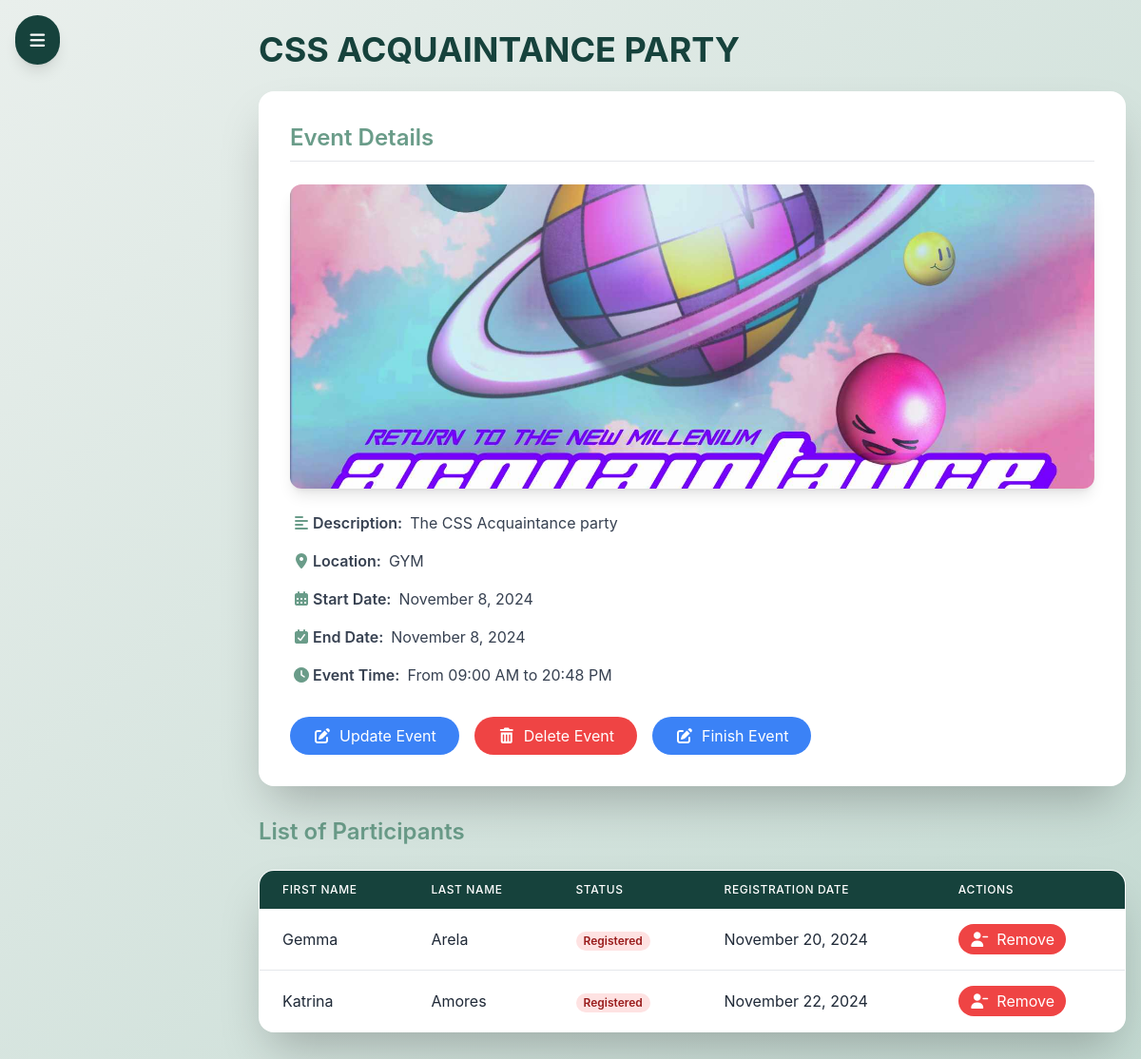
Page /event/1/edit/ (signed in) on the earlier database version.
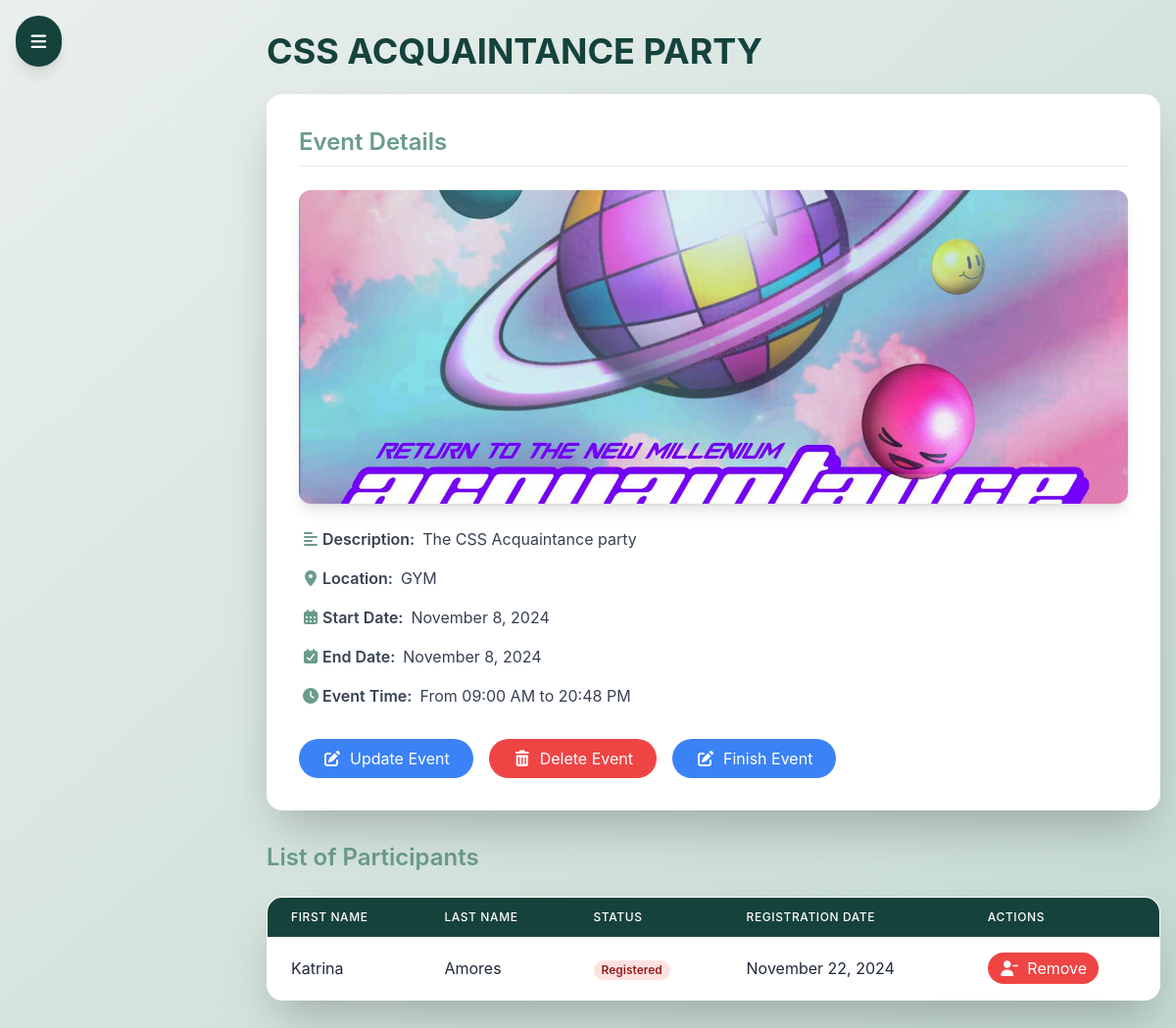
Same page on the later database version.
### event/models.py (models this page shows, shortened)
class Event(models.Model):
    title = models.CharField(max_length=50)
    description = models.CharField(max_length=300)
    location = models.CharField(max_length=100)
    start_date = models.DateField()
    end_date = models.DateField()
    start_time = models.TimeField()
    end_time = models.TimeField()
    organizer = models.ForeignKey(settings.AUTH_USER_MODEL, on_delete=models.CASCADE, related_name="organized_events")
    image = models.ImageField(upload_to='event_images/', blank=True, null=True)
    STATUS_CHOICES = [
        ('active', 'Active'),
        ('finished', 'Finished'),
    ]
    status = models.CharField(
        max_length=8,  # 'active' and 'finished' both have 7 characters max
        choices=STATUS_CHOICES,
        default='active',  # Default to 'active'
        null=True,
        blank=True  # Make it optional, so the field can be empty
    )

### registration/models.py (models this page shows, shortened)
class Registration(models.Model):
    registration_date = models.DateTimeField(auto_now_add=True)
    status = models.CharField(max_length=20, default="Registered")
    event = models.ForeignKey("event.Event", on_delete=models.CASCADE)
    participant = models.ForeignKey(settings.AUTH_USER_MODEL, on_delete=models.CASCADE)

### users/models.py (models this page shows, shortened)
class CustomUser(AbstractUser):
    middle_initial = models.CharField(max_length=1, blank=True)
    contact_number = models.CharField(max_length=15, blank=True)
    profile_picture = models.ImageField(upload_to='profile_pictures/', blank=True, null=True)

### event/views.py (the view)
# urls.py: path('<int:event_id>/edit/', views.edit_event, name='edit_event'),
@login_required
def edit_event(request, event_id):
    event = get_object_or_404(Event, id=event_id)
    if event.organizer != request.user:
        return JsonResponse({"success": False, "error": "You are not allowed to edit this event."}, status=403)
    if request.method == "POST":
        form = EventForm(request.POST, request.FILES, instance=event)
        if form.is_valid():
            form.save()
            return JsonResponse({"success": True})  # Return JSON response on success
        else:
            print("Form errors:", form.errors)
            return JsonResponse({"success": False, "errors": form.errors}, status=400)
    else:
        form = EventForm(instance=event)
        participants = Registration.objects.filter(event=event)
        return render(request, "event/edit_event.html", {
            "event": event,
            "form": form,
            "participants": participants
        })

### event/templates/event/edit_event.html (shortened to what this page needs)
<!DOCTYPE html>
<html lang="en">
<head>
    {% load static %}
    <script src="https://cdn.tailwindcss.com"></script>
    <link href="https://cdn.jsdelivr.net/npm/daisyui@latest/dist/full.css" rel="stylesheet">
    <link href="https://cdn.jsdelivr.net/npm/@fortawesome/fontawesome-free/css/all.min.css" rel="stylesheet">
</head>
<body class="bg-gradient-to-br from-[var(--color-background)] to-[var(--color-accent)] min-h-screen">
    <button id="menuButton" class="fixed top-4 left-4 z-50 bg-[var(--color-primary)] text-white p-3 rounded-full shadow-lg hover:bg-[var(--color-secondary)] transition-all duration-300 transform hover:scale-110">
        <i class="fas fa-bars text-lg"></i>
    </button>
    <div class="flex justify-center min-h-screen">
        <div class="container px-4 py-8 ml-0 md:ml-64">
            <h2 class="text-4xl font-bold mb-6 text-[var(--color-primary)]">{{ event.title }}</h2>
            <div class="bg-white p-8 rounded-2xl shadow-2xl mb-8 glassmorphism">
                <h3 class="text-2xl font-semibold mb-6 text-[var(--color-secondary)] border-b pb-2">Event Details</h3>
                {% if event.image %}
                    <img src="{{ event.image.url }}" alt="Event Image" class="w-full h-80 object-cover rounded-xl mb-6 shadow-lg">
                {% endif %}
                <div class="text-gray-700 space-y-4">
                    <p class="flex items-center"><i class="fas fa-align-left w-6 text-[var(--color-secondary)]"></i> <span class="font-semibold mr-2">Description:</span> {{ event.description }}</p>
                    <p class="flex items-center"><i class="fas fa-map-marker-alt w-6 text-[var(--color-secondary)]"></i> <span class="font-semibold mr-2">Location:</span> {{ event.location }}</p>
                    <p class="flex items-center"><i class="fas fa-calendar-alt w-6 text-[var(--color-secondary)]"></i> <span class="font-semibold mr-2">Start Date:</span> {{ event.start_date|date:"F j, Y" }}</p>
                    <p class="flex items-center"><i class="fas fa-calendar-check w-6 text-[var(--color-secondary)]"></i> <span class="font-semibold mr-2">End Date:</span> {{ event.end_date|date:"F j, Y" }}</p>
                    <p class="flex items-center"><i class="fas fa-clock w-6 text-[var(--color-secondary)]"></i> <span class="font-semibold mr-2">Event Time:</span> From {{ event.start_time|time:"H:i A" }} to {{ event.end_time|time:"H:i A" }}</p>
                </div>
                <div class="flex mt-8 space-x-4">
                    <button onclick="openUpdateModal()" class="bg-blue-500 text-white px-6 py-2 rounded-full hover:bg-blue-600 transition-all duration-300 transform hover:scale-105 flex items-center">
                        <i class="fas fa-edit mr-2"></i> Update Event
                    </button>
                    <button onclick="deleteEvent()" class="bg-red-500 text-white px-6 py-2 rounded-full hover:bg-red-600 transition-all duration-300 transform hover:scale-105 flex items-center">
                        <i class="fas fa-trash-alt mr-2"></i> Delete Event
                    </button>
                    <a href="{% url 'report:create_report' event_id=event.id %}" class="inline-block">
                        <button class="bg-blue-500 text-white px-6 py-2 rounded-full hover:bg-blue-600 transition-all duration-300 transform hover:scale-105 flex items-center">
                            <i class="fas fa-edit mr-2"></i> Finish Event
                        </button>
                    </a>
                </div>
            </div>
            <h3 class="text-2xl font-semibold mb-6 text-[var(--color-secondary)]">List of Participants</h3>
            <div class="bg-white rounded-2xl shadow-2xl overflow-hidden glassmorphism">
                <table class="min-w-full">
                    <thead class="bg-[var(--color-primary)] text-white">
                        <tr>
                            <th class="px-6 py-3 text-left text-xs font-medium uppercase tracking-wider">First Name</th>
                            <th class="px-6 py-3 text-left text-xs font-medium uppercase tracking-wider">Last Name</th>
                            <th class="px-6 py-3 text-left text-xs font-medium uppercase tracking-wider">Status</th>
                            <th class="px-6 py-3 text-left text-xs font-medium uppercase tracking-wider">Registration Date</th>
                            <th class="px-6 py-3 text-left text-xs font-medium uppercase tracking-wider">Actions</th>
                        </tr>
                    </thead>
                    <tbody class="bg-white divide-y divide-gray-200">
                        {% for registration in participants %}
                            <tr id="participant-{{ registration.participant.id }}">
                                <td class="px-6 py-4 whitespace-nowrap">{{ registration.participant.first_name }}</td>
                                <td class="px-6 py-4 whitespace-nowrap">{{ registration.participant.last_name }}</td>
                                <td class="px-6 py-4 whitespace-nowrap">
                                    <span class="px-2 inline-flex text-xs leading-5 font-semibold rounded-full
                                        {% if registration.status == 'Confirmed' %}bg-green-100 text-green-800
                                        {% elif registration.status == 'Pending' %}bg-yellow-100 text-yellow-800
                                        {% else %}bg-red-100 text-red-800{% endif %}">
                                        {{ registration.status }}
                                    </span>
                                </td>
                                <td class="px-6 py-4 whitespace-nowrap">{{ registration.registration_date|date:"F j, Y" }}</td>
                                <td class="px-6 py-4 whitespace-nowrap">
                                    <button onclick="removeParticipant('{{ registration.participant.id }}')" class="bg-red-500 text-white px-3 py-1 rounded-full hover:bg-red-600 transition-all duration-300 transform hover:scale-105">
                                        <i class="fas fa-user-minus mr-1"></i> Remove
                                    </button>
                                </td>
                            </tr>
                        {% empty %}
                            <tr>
                                <td colspan="5" class="px-6 py-4 text-center text-gray-500">No participants registered.</td>
                            </tr>
                        {% endfor %}
                    </tbody>
                </table>
            </div>
        </div>
    </div>
</body>
</html>

### event/templates/event/edit_event.html (style rules this page uses)
:root { --color-primary: #16423C; --color-secondary: #6A9C89; --color-accent: #C4DAD2; --color-background: #E9EFEC; }
body { font-family: 'Inter', system-ui, -apple-system, sans-serif; }
.glassmorphism { background: rgba(255, 255, 255, 0.25); backdrop-filter: blur(10px); border: 1px solid rgba(255, 255, 255, 0.18); }

Differences in the rows shown:
removed Registration: participant.first_name "Gemma", participant.last_name "Arela", status "Registered", registration_date "November 20, 2024"
